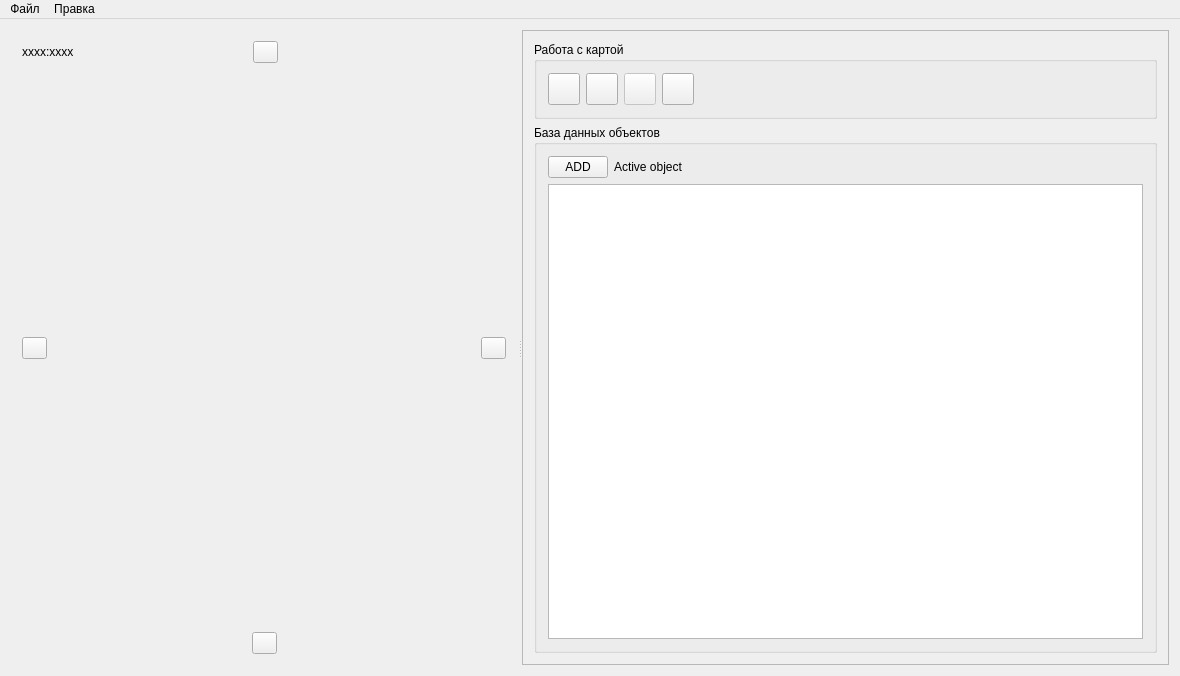
<?xml version="1.0" encoding="UTF-8"?>
<ui version="4.0">
 <class>MainWindow</class>
 <widget class="QMainWindow" name="MainWindow">
  <property name="geometry">
   <rect>
    <x>0</x>
    <y>0</y>
    <width>1180</width>
    <height>676</height>
   </rect>
  </property>
  <property name="windowTitle">
   <string>KMC-Team, ProjectOne</string>
  </property>
  <property name="windowIcon">
   <iconset>
    <normaloff>img/ico.png</normaloff>img/ico.png</iconset>
  </property>
  <widget class="QWidget" name="centralWidget">
   <layout class="QHBoxLayout" name="horizontalLayout_6">
    <item>
     <widget class="QSplitter" name="splitter">
      <property name="styleSheet">
       <string notr="true"/>
      </property>
      <property name="lineWidth">
       <number>1</number>
      </property>
      <property name="orientation">
       <enum>Qt::Horizontal</enum>
      </property>
      <property name="handleWidth">
       <number>5</number>
      </property>
      <widget class="QWidget" name="layoutWidget">
       <layout class="QVBoxLayout" name="verticalLayout_4">
        <property name="spacing">
         <number>0</number>
        </property>
        <item>
         <layout class="QHBoxLayout" name="horizontalLayout">
          <item>
           <widget class="QLabel" name="label_3">
            <property name="minimumSize">
             <size>
              <width>50</width>
              <height>0</height>
             </size>
            </property>
            <property name="maximumSize">
             <size>
              <width>60</width>
              <height>16777215</height>
             </size>
            </property>
            <property name="text">
             <string>xxxx:xxxx</string>
            </property>
           </widget>
          </item>
          <item>
           <spacer name="horizontalSpacer_4">
            <property name="orientation">
             <enum>Qt::Horizontal</enum>
            </property>
            <property name="sizeHint" stdset="0">
             <size>
              <width>40</width>
              <height>20</height>
             </size>
            </property>
           </spacer>
          </item>
          <item>
           <widget class="QPushButton" name="pushButton_3">
            <property name="maximumSize">
             <size>
              <width>25</width>
              <height>25</height>
             </size>
            </property>
            <property name="text">
             <string/>
            </property>
            <property name="icon">
             <iconset>
              <normaloff>img/up.png</normaloff>img/up.png</iconset>
            </property>
           </widget>
          </item>
          <item>
           <spacer name="horizontalSpacer_5">
            <property name="orientation">
             <enum>Qt::Horizontal</enum>
            </property>
            <property name="sizeHint" stdset="0">
             <size>
              <width>40</width>
              <height>20</height>
             </size>
            </property>
           </spacer>
          </item>
          <item>
           <widget class="QLabel" name="label_4">
            <property name="minimumSize">
             <size>
              <width>50</width>
              <height>0</height>
             </size>
            </property>
            <property name="maximumSize">
             <size>
              <width>60</width>
              <height>16777215</height>
             </size>
            </property>
            <property name="text">
             <string/>
            </property>
           </widget>
          </item>
         </layout>
        </item>
        <item>
         <layout class="QHBoxLayout" name="horizontalLayout_3">
          <property name="spacing">
           <number>0</number>
          </property>
          <item>
           <layout class="QVBoxLayout" name="verticalLayout">
            <item>
             <spacer name="verticalSpacer">
              <property name="orientation">
               <enum>Qt::Vertical</enum>
              </property>
              <property name="sizeHint" stdset="0">
               <size>
                <width>20</width>
                <height>40</height>
               </size>
              </property>
             </spacer>
            </item>
            <item>
             <widget class="QPushButton" name="pushButton_2">
              <property name="maximumSize">
               <size>
                <width>25</width>
                <height>25</height>
               </size>
              </property>
              <property name="text">
               <string/>
              </property>
              <property name="icon">
               <iconset>
                <normaloff>img/left.png</normaloff>img/left.png</iconset>
              </property>
             </widget>
            </item>
            <item>
             <spacer name="verticalSpacer_3">
              <property name="orientation">
               <enum>Qt::Vertical</enum>
              </property>
              <property name="sizeHint" stdset="0">
               <size>
                <width>20</width>
                <height>40</height>
               </size>
              </property>
             </spacer>
            </item>
           </layout>
          </item>
          <item>
           <layout class="QVBoxLayout" name="verticalLayout_3">
            <item>
             <spacer name="verticalSpacer_5">
              <property name="orientation">
               <enum>Qt::Vertical</enum>
              </property>
              <property name="sizeHint" stdset="0">
               <size>
                <width>20</width>
                <height>40</height>
               </size>
              </property>
             </spacer>
            </item>
            <item>
             <spacer name="horizontalSpacer">
              <property name="orientation">
               <enum>Qt::Horizontal</enum>
              </property>
              <property name="sizeHint" stdset="0">
               <size>
                <width>40</width>
                <height>20</height>
               </size>
              </property>
             </spacer>
            </item>
            <item>
             <spacer name="verticalSpacer_6">
              <property name="orientation">
               <enum>Qt::Vertical</enum>
              </property>
              <property name="sizeHint" stdset="0">
               <size>
                <width>20</width>
                <height>40</height>
               </size>
              </property>
             </spacer>
            </item>
           </layout>
          </item>
          <item>
           <layout class="QVBoxLayout" name="verticalLayout_2">
            <item>
             <spacer name="verticalSpacer_2">
              <property name="orientation">
               <enum>Qt::Vertical</enum>
              </property>
              <property name="sizeHint" stdset="0">
               <size>
                <width>20</width>
                <height>40</height>
               </size>
              </property>
             </spacer>
            </item>
            <item>
             <widget class="QPushButton" name="pushButton">
              <property name="maximumSize">
               <size>
                <width>25</width>
                <height>25</height>
               </size>
              </property>
              <property name="text">
               <string/>
              </property>
              <property name="icon">
               <iconset>
                <normaloff>img/right.png</normaloff>img/right.png</iconset>
              </property>
             </widget>
            </item>
            <item>
             <spacer name="verticalSpacer_4">
              <property name="orientation">
               <enum>Qt::Vertical</enum>
              </property>
              <property name="sizeHint" stdset="0">
               <size>
                <width>20</width>
                <height>40</height>
               </size>
              </property>
             </spacer>
            </item>
           </layout>
          </item>
         </layout>
        </item>
        <item>
         <layout class="QHBoxLayout" name="horizontalLayout_2">
          <item>
           <spacer name="horizontalSpacer_2">
            <property name="orientation">
             <enum>Qt::Horizontal</enum>
            </property>
            <property name="sizeHint" stdset="0">
             <size>
              <width>40</width>
              <height>20</height>
             </size>
            </property>
           </spacer>
          </item>
          <item>
           <widget class="QPushButton" name="pushButton_4">
            <property name="maximumSize">
             <size>
              <width>25</width>
              <height>25</height>
             </size>
            </property>
            <property name="text">
             <string/>
            </property>
            <property name="icon">
             <iconset>
              <normaloff>img/down.png</normaloff>img/down.png</iconset>
            </property>
           </widget>
          </item>
          <item>
           <spacer name="horizontalSpacer_3">
            <property name="orientation">
             <enum>Qt::Horizontal</enum>
            </property>
            <property name="sizeHint" stdset="0">
             <size>
              <width>40</width>
              <height>20</height>
             </size>
            </property>
           </spacer>
          </item>
         </layout>
        </item>
       </layout>
      </widget>
      <widget class="QFrame" name="frame">
       <property name="frameShape">
        <enum>QFrame::StyledPanel</enum>
       </property>
       <property name="frameShadow">
        <enum>QFrame::Plain</enum>
       </property>
       <property name="lineWidth">
        <number>2</number>
       </property>
       <layout class="QHBoxLayout" name="horizontalLayout_8">
        <item>
         <layout class="QVBoxLayout" name="verticalLayout_7">
          <item>
           <widget class="QGroupBox" name="groupBox_2">
            <property name="title">
             <string>Работа с картой</string>
            </property>
            <layout class="QHBoxLayout" name="horizontalLayout_7">
             <item>
              <layout class="QHBoxLayout" name="horizontalLayout_5">
               <item>
                <widget class="QPushButton" name="pushButton_6">
                 <property name="minimumSize">
                  <size>
                   <width>32</width>
                   <height>32</height>
                  </size>
                 </property>
                 <property name="maximumSize">
                  <size>
                   <width>32</width>
                   <height>32</height>
                  </size>
                 </property>
                 <property name="styleSheet">
                  <string notr="true"/>
                 </property>
                 <property name="text">
                  <string/>
                 </property>
                 <property name="icon">
                  <iconset>
                   <normaloff>img/from_to.png</normaloff>img/from_to.png</iconset>
                 </property>
                 <property name="iconSize">
                  <size>
                   <width>28</width>
                   <height>28</height>
                  </size>
                 </property>
                </widget>
               </item>
               <item>
                <widget class="QPushButton" name="pushButton_7">
                 <property name="minimumSize">
                  <size>
                   <width>32</width>
                   <height>32</height>
                  </size>
                 </property>
                 <property name="maximumSize">
                  <size>
                   <width>32</width>
                   <height>32</height>
                  </size>
                 </property>
                 <property name="text">
                  <string/>
                 </property>
                 <property name="icon">
                  <iconset>
                   <normaloff>img/add_map.png</normaloff>img/add_map.png</iconset>
                 </property>
                 <property name="iconSize">
                  <size>
                   <width>30</width>
                   <height>30</height>
                  </size>
                 </property>
                </widget>
               </item>
               <item>
                <widget class="QPushButton" name="pushButton_8">
                 <property name="enabled">
                  <bool>false</bool>
                 </property>
                 <property name="minimumSize">
                  <size>
                   <width>32</width>
                   <height>32</height>
                  </size>
                 </property>
                 <property name="maximumSize">
                  <size>
                   <width>32</width>
                   <height>32</height>
                  </size>
                 </property>
                 <property name="text">
                  <string/>
                 </property>
                 <property name="icon">
                  <iconset>
                   <normaloff>img/info.png</normaloff>img/info.png</iconset>
                 </property>
                 <property name="iconSize">
                  <size>
                   <width>30</width>
                   <height>30</height>
                  </size>
                 </property>
                </widget>
               </item>
               <item>
                <widget class="QPushButton" name="pushButton_9">
                 <property name="minimumSize">
                  <size>
                   <width>32</width>
                   <height>32</height>
                  </size>
                 </property>
                 <property name="maximumSize">
                  <size>
                   <width>32</width>
                   <height>32</height>
                  </size>
                 </property>
                 <property name="text">
                  <string/>
                 </property>
                 <property name="icon">
                  <iconset>
                   <normaloff>img/delete.png</normaloff>img/delete.png</iconset>
                 </property>
                 <property name="iconSize">
                  <size>
                   <width>30</width>
                   <height>30</height>
                  </size>
                 </property>
                </widget>
               </item>
               <item>
                <spacer name="horizontalSpacer_6">
                 <property name="orientation">
                  <enum>Qt::Horizontal</enum>
                 </property>
                 <property name="sizeHint" stdset="0">
                  <size>
                   <width>40</width>
                   <height>20</height>
                  </size>
                 </property>
                </spacer>
               </item>
              </layout>
             </item>
            </layout>
           </widget>
          </item>
          <item>
           <widget class="QGroupBox" name="groupBox">
            <property name="title">
             <string>База данных объектов</string>
            </property>
            <layout class="QVBoxLayout" name="verticalLayout_6">
             <item>
              <layout class="QVBoxLayout" name="verticalLayout_5">
               <item>
                <layout class="QHBoxLayout" name="horizontalLayout_4">
                 <item>
                  <widget class="QPushButton" name="pushButton_5">
                   <property name="maximumSize">
                    <size>
                     <width>60</width>
                     <height>16777215</height>
                    </size>
                   </property>
                   <property name="text">
                    <string>ADD</string>
                   </property>
                   <property name="icon">
                    <iconset>
                     <normaloff>img/add.png</normaloff>img/add.png</iconset>
                   </property>
                  </widget>
                 </item>
                 <item>
                  <widget class="QLabel" name="label">
                   <property name="text">
                    <string>Active object</string>
                   </property>
                  </widget>
                 </item>
                 <item>
                  <widget class="QLabel" name="label_2">
                   <property name="text">
                    <string/>
                   </property>
                  </widget>
                 </item>
                </layout>
               </item>
               <item>
                <widget class="QTreeView" name="treeView">
                 <property name="verticalScrollBarPolicy">
                  <enum>Qt::ScrollBarAsNeeded</enum>
                 </property>
                 <property name="horizontalScrollBarPolicy">
                  <enum>Qt::ScrollBarAsNeeded</enum>
                 </property>
                 <property name="iconSize">
                  <size>
                   <width>25</width>
                   <height>25</height>
                  </size>
                 </property>
                </widget>
               </item>
              </layout>
             </item>
            </layout>
           </widget>
          </item>
         </layout>
        </item>
       </layout>
       <zorder></zorder>
      </widget>
     </widget>
    </item>
   </layout>
  </widget>
  <widget class="QMenuBar" name="menuBar">
   <property name="geometry">
    <rect>
     <x>0</x>
     <y>0</y>
     <width>1180</width>
     <height>21</height>
    </rect>
   </property>
   <widget class="QMenu" name="menu">
    <property name="title">
     <string>Файл</string>
    </property>
    <addaction name="action_5"/>
    <addaction name="action_2"/>
    <addaction name="action_4"/>
    <addaction name="action"/>
   </widget>
   <widget class="QMenu" name="menu_2">
    <property name="title">
     <string>Правка</string>
    </property>
    <addaction name="action_3"/>
   </widget>
   <addaction name="menu"/>
   <addaction name="menu_2"/>
  </widget>
  <action name="action">
   <property name="icon">
    <iconset>
     <normaloff>img/exit.png</normaloff>img/exit.png</iconset>
   </property>
   <property name="text">
    <string>Выход</string>
   </property>
   <property name="shortcut">
    <string>Ctrl+Q</string>
   </property>
  </action>
  <action name="action_2">
   <property name="icon">
    <iconset>
     <normaloff>img/open_file.png</normaloff>img/open_file.png</iconset>
   </property>
   <property name="text">
    <string>Открыть карту</string>
   </property>
   <property name="shortcut">
    <string>Ctrl+O</string>
   </property>
  </action>
  <action name="action_3">
   <property name="icon">
    <iconset>
     <normaloff>img/setting.png</normaloff>img/setting.png</iconset>
   </property>
   <property name="text">
    <string>Настройки</string>
   </property>
   <property name="shortcut">
    <string>Ctrl+Alt+S</string>
   </property>
  </action>
  <action name="action_4">
   <property name="icon">
    <iconset>
     <normaloff>img/save.png</normaloff>img/save.png</iconset>
   </property>
   <property name="text">
    <string>Сохранить и закрыть карту</string>
   </property>
   <property name="shortcut">
    <string>Ctrl+S</string>
   </property>
  </action>
  <action name="action_5">
   <property name="icon">
    <iconset>
     <normaloff>img/new_map.png</normaloff>img/new_map.png</iconset>
   </property>
   <property name="text">
    <string>Создать карту</string>
   </property>
   <property name="shortcut">
    <string>Ctrl+N</string>
   </property>
  </action>
 </widget>
 <layoutdefault spacing="6" margin="11"/>
 <resources/>
 <connections/>
</ui>
